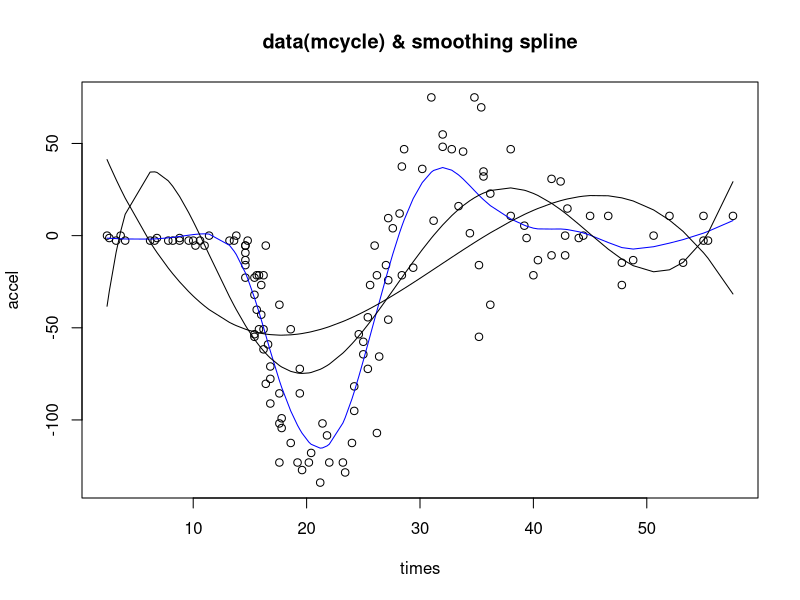

This chart was generated by the following R code: (Note: this script raises an error after producing the figure.)
# Function Estimationl
library(MASS)
help("smooth.spline")
help("mcycle")
attach(mcycle)
fit1 <- smooth.spline(times, accel)
par(mfrow=c(1,1))
plot(times, accel, main = "data(mcycle) & smoothing spline") 
lines(fit1, col = "blue")
lines(times,fitted(lm(accel~poly(times,3)))) 
lines(times,fitted(lm(accel~poly(times,6))))
help("predict.smooth.spline")
plot(predict(fit1,x,deriv=1))

#polinomial regression does 
help(lowess) 
help(supsmu) 
help(ppr)
help("bd")
library(fields)
?BD
fit<- Tps(BD[,1:4],BD$lnya,scale.type="range") 
summary(fit)
par(mfrow=c(1,1))
plot(fit)
surface(fit)

help("Tps")
